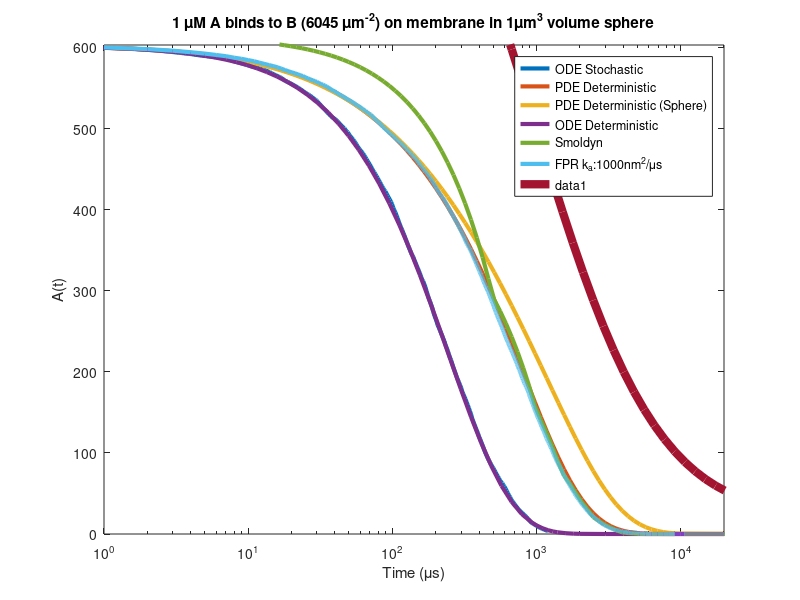

MATLAB code for this plot: (Note: this script raises an error after producing the figure.)
close all
clear
clc
load gibsonres_1
% uiopen('C:\Users\osman\SkyDrive (2)\Documents\Projects\CURRENT\paper2\VCell\rdfig_nimbios\PRXFig11\NOINSETPRX_2014_Fig11_Reversible_RDandGillespieWork.fig',1)
% hold on

numtraj = 10;
t = [0 10.^(linspace(-6,log10(0.0012),400))];
At = 0;

for i = 1:numtraj

    At = At + interp1(gibsonres(:,2*(i-1)+1),gibsonres(:,2*(i-1)+2),t);
 
end

At = At/numtraj;
semilogx(t*1e6,At,'LineWidth',3);
hold on

% % % % % 
load det3D_1
% semilogx(t*1e6,At);
numtraj = 2;

t = [0 10.^(linspace(-6,-2,100)) 0.03];
At = 0;

for i = 1:numtraj

    At = At + interp1(det3D(:,2*(i-1)+1),det3D(:,2*(i-1)+2),t);
 
end

At = At/numtraj;
semilogx(t*1e6,At,'LineWidth',3);

% % % % % 
load det3D_sphere
% semilogx(t*1e6,At);
numtraj = 2;

t = [0 10.^(linspace(-6,-2,100)) 0.03];
At = 0;

for i = 1:numtraj

    At = At + interp1(det3D(:,2*(i-1)+1),det3D(:,2*(i-1)+2),t);
 
end

At = At/numtraj;
semilogx(t*1e6,At,'LineWidth',3);

% % % % % 
load det1D_1
semilogx(det1D(:,1)*1e6,det1D(:,2),'LineWidth',3);
% semilogx(t*1e6,interp1(det1D(:,1),det1D(:,2),t),'LineWidth',3);

% % % % % 
load smoldyn_1
numtraj = 4;

t = [0 10.^(linspace(-6,-2,100))];
At = 0;

for i = 1:numtraj

    At = At + interp1(smoldyn(:,2*(i-1)+1),smoldyn(:,2*(i-1)+2),t);
 
end

At = At/numtraj;
semilogx(t*1e6,At,'LineWidth',3);

% % % % % % % % % % % % % % 

xlabel('Time ({\mu}s)');
ylabel('A(t)')

% load FPR.dat
% semilogx(FPR(:,1)*1e6,FPR(:,2)/581*602,'LineWidth',3)

load A.dat
semilogx(A(:,1)*1e6,A(:,2),'LineWidth',3)

xlim([1 0.02*1e6])
legend('ODE Stochastic', 'PDE Deterministic' , 'PDE Deterministic (Sphere)', 'ODE Deterministic', 'Smoldyn', 'FPR k_a:1000nm^2/{\mu}s','Location','NorthEast')
title('1 {\mu}M A binds to B (6045 {\mu}m^{-2}) on membrane in 1{\mu}m^3 volume sphere')
ylim([0 603])
% % % % % % % % % % % % % % % % % % % % % % % % % % % % % % % % % % % % % 
% % % % % % CURVE 2
% % % % % % % % % % % % % % % % % % % % % % % % % % % % % % % % % % % % % 

load det1D_2
semilogx(det1D(:,1)*1e6,det1D(:,2),'LineWidth',6);

% % % % % 
load det3D_2
semilogx(t*1e6,At);
numtraj = 2;

At = 0;

for i = 1:numtraj

    At = At + interp1(det3D(:,2*(i-1)+1),det3D(:,2*(i-1)+2),t);
 
end

At = At/numtraj;
semilogx(t*1e6,At,'LineWidth',6);

% % % % % 
load gibsonres_2

numtraj = 10;
t = [0 10.^(linspace(-6,0,100))];
At = 0;

for i = 1:numtraj

    At = At + interp1(gibsonres(:,2*(i-1)+1),gibsonres(:,2*(i-1)+2),t);
 
end

At = At/numtraj;
semilogx(t*1e6,At,'LineWidth',6);

% % % % % 
load smoldyn_2
semilogx(smoldyn(:,1)*1e6,smoldyn(:,2),'LineWidth',6);

saveas(gcf, 'VCELL_MEJ_PRXFig11.fig', 'fig')


